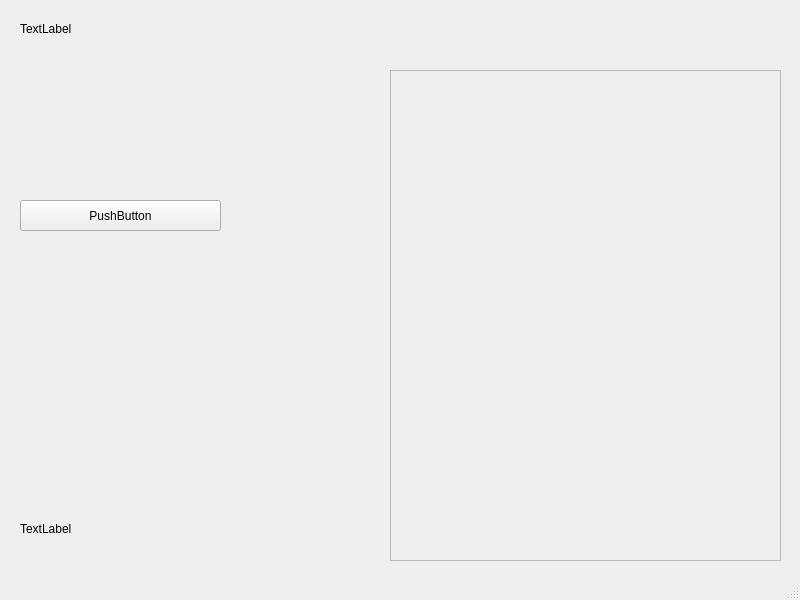
<?xml version="1.0" encoding="UTF-8"?>
<ui version="4.0">
 <class>MainWindow</class>
 <widget class="QMainWindow" name="MainWindow">
  <property name="geometry">
   <rect>
    <x>0</x>
    <y>0</y>
    <width>800</width>
    <height>600</height>
   </rect>
  </property>
  <property name="windowTitle">
   <string>MyLib</string>
  </property>
  <widget class="QWidget" name="centralwidget">
   <widget class="QPushButton" name="pushButton">
    <property name="geometry">
     <rect>
      <x>20</x>
      <y>200</y>
      <width>201</width>
      <height>31</height>
     </rect>
    </property>
    <property name="text">
     <string>PushButton</string>
    </property>
   </widget>
   <widget class="QScrollArea" name="scrollArea">
    <property name="geometry">
     <rect>
      <x>390</x>
      <y>70</y>
      <width>391</width>
      <height>491</height>
     </rect>
    </property>
    <property name="widgetResizable">
     <bool>true</bool>
    </property>
    <widget class="QWidget" name="scrollAreaWidgetContents">
     <property name="geometry">
      <rect>
       <x>0</x>
       <y>0</y>
       <width>389</width>
       <height>489</height>
      </rect>
     </property>
    </widget>
   </widget>
   <widget class="QLabel" name="label">
    <property name="geometry">
     <rect>
      <x>20</x>
      <y>20</y>
      <width>67</width>
      <height>17</height>
     </rect>
    </property>
    <property name="text">
     <string>TextLabel</string>
    </property>
   </widget>
   <widget class="QLabel" name="label_2">
    <property name="geometry">
     <rect>
      <x>20</x>
      <y>520</y>
      <width>67</width>
      <height>17</height>
     </rect>
    </property>
    <property name="text">
     <string>TextLabel</string>
    </property>
   </widget>
  </widget>
  <widget class="QMenuBar" name="menubar">
   <property name="geometry">
    <rect>
     <x>0</x>
     <y>0</y>
     <width>800</width>
     <height>22</height>
    </rect>
   </property>
  </widget>
  <widget class="QStatusBar" name="statusbar"/>
 </widget>
 <resources/>
 <connections/>
</ui>
